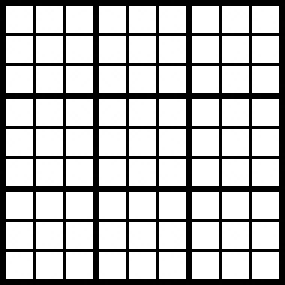
#> input picture pattern2.jpg, 95 x 95 px, found by its file name (shown 3 times larger)
$ python __main__.py
#> lines starting #> are read from the running program, lines starting #| are printed output that depends on the picture; after the words box and inside, x2 and y2 are one past the last pixel; in counts of white or black regions, pixels touching at a corner belong together
### Utils/tracker.py
from cv2 import bitwise_not
from cv2 import cvtColor
from cv2 import imread
from cv2 import resize
from numpy import float32
from skimage.metrics import structural_similarity as ssim

from cv2 import COLOR_BGR2GRAY
from cv2 import INTER_AREA

class Tracker:
  SSIM = .6
  def __init__(self,fn_pattern):
#> called with fn_pattern = './pattern2.jpg'
    self.pattern = cvtColor(imread(fn_pattern),COLOR_BGR2GRAY)
#> self.pattern: shape (95, 95); min 0, max 255, mean 185.3
    self.pattern_h = self.pattern.shape[0]
#> self.pattern_h = 95
    self.pattern_w = self.pattern.shape[1]
#> self.pattern_w = 95
    self.ssim_range = self.pattern.max()-self.pattern.min()
#> self.ssim_range = 255


    self.last_puzzle = None
    self.puzzle = None


  def compare(self,th_warp):
    #Compare thresholded warp with sudoku pattern
    #Return true if it match great
    cmp_warp = bitwise_not(th_warp)
    cmp_warp = resize(cmp_warp,(self.pattern_w,self.pattern_h),interpolation=INTER_AREA)
    score = ssim(cmp_warp,self.pattern,data_range = self.ssim_range)
    score = score * .5 + .5 #[-1;1] to [0;1]
    return score >= Tracker.SSIM


  # [5 lines left out: function get_cnts_points, not called in this run]

### Utils/display.py
import cv2 as cv
import numpy as np

class Display:
  RED = (0,0,255)
  GREEN = (0,255,0)
  BLUE = (255,0,0)
  def __init__(self,LOOP_DELAY=1,h=0,w=0):
    self.delay = LOOP_DELAY
    self.h = h
    self.w = w

  def show(self,**kwargs):
    for i,stack in enumerate(kwargs.values()):
      if not stack:
        continue
      cv.imshow(f"Stack {i}",np.hstack(stack))
    return cv.waitKey(self.delay) == ord('q') & 0xFF

  #Draw Sudoku UI
  # [10 lines left out: function draw, not called in this run]

  def build_sudoku_ui(self,pattern,H,W,result):
#> called with H = 500, W = 500
    step = H//9
    color = (255,125,0)
    ui = np.zeros((H,W),dtype=np.uint8)
    pattern = 255 - cv.resize(pattern,(H,W),cv.INTER_NEAREST )
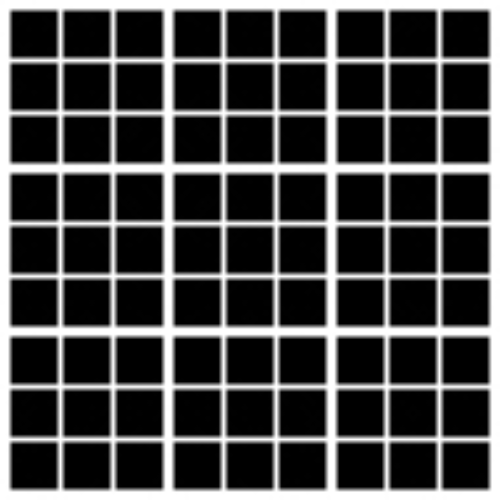
#> pattern: shape (500, 500); min 0, max 255, mean 69.7
    ui = cv.bitwise_or(ui,pattern)
    c = int(step/4)
    for j in range(9):
      for i in range(9):
        cv.putText(ui[step*j:step*(j+1),step*i:step*(i+1)],str(result[j][i]),(int(1.25*c),int(3.2*c)),cv.FONT_HERSHEY_SIMPLEX,1,(255,255,255),3,cv.LINE_AA)
    return ui

  #Draw KP matches
  # [59 lines left out: functions draw_matches, draw_homography, render_warp, not called in this run]

### Utils/extractor.py
#Global import
import math
#Functions
from cv2 import adaptiveThreshold, approxPolyDP, arcLength
from cv2 import bitwise_and, bitwise_not
from cv2 import calcHist, Canny, connectedComponentsWithStats, contourArea, convertScaleAbs, convexHull
from cv2 import countNonZero, cvtColor
from cv2 import drawContours
from cv2 import filter2D, findContours
from cv2 import GaussianBlur, getStructuringElement
from cv2 import morphologyEx
from cv2 import threshold

from imutils import perspective, grab_contours

from numpy import argsort, array
from numpy import median
from numpy import min as npmin
from numpy import ptp
from numpy import zeros
from numpy import newaxis

from time import time
from scipy.spatial import distance as dist

from skimage.segmentation import clear_border
#ATTR/Enum
from cv2 import ADAPTIVE_THRESH_GAUSSIAN_C
from cv2 import CHAIN_APPROX_SIMPLE, COLOR_BGR2GRAY
from cv2 import MORPH_GRADIENT, MORPH_RECT
from cv2 import RETR_EXTERNAL
from cv2 import THRESH_BINARY, THRESH_BINARY_INV, THRESH_OTSU
from numpy import uint8

import logging

class FeatureExtractor:
  MAX_CNTS = 1000
  def __init__(self):
    pass

  def auto_process(self,frame,blur = True):
    frame = cvtColor(frame,COLOR_BGR2GRAY)
    frame = self.auto_constrast(frame)
    if blur:
      frame = GaussianBlur(frame, (7, 7), 3)
    return frame

  def prepare_warp(self,warp):
    return self.auto_constrast(cvtColor(warp,COLOR_BGR2GRAY))

  def auto_constrast(self,frame):
    histSize = 256
    clipHistPercent = 1
    hist = calcHist([frame],[0],None,[256],[0,256])
    accumulator = []
    app = accumulator.append
    app(hist[0])
    for i in range(1,256):
        app(accumulator[i-1] + hist[i])
    maxVal = accumulator[-1]
    clipHistPercent = clipHistPercent * (maxVal / 100.0)
    clipHistPercent = clipHistPercent / 2.0
    minGray = 0
    while accumulator[minGray] < clipHistPercent:
        minGray = minGray + 1
    maxGray = 255
    while accumulator[maxGray] >= (maxVal - clipHistPercent):
        maxGray = maxGray - 1
    inputRange = maxGray - minGray
    if inputRange == 0:
      return frame
    alpha = 255 / inputRange
    beta = -minGray *alpha
    adjusted = convertScaleAbs(frame,alpha=alpha,beta=beta)

    return adjusted


  # [32 lines left out: functions ui, corner_points, not called in this run]

  def order_points(self,pts):
    return perspective.order_points(pts)
  ##TOP LEFT, TOP RIGHT,BOT RIGHT,BOT LEFT
  # def order_points(self,pts):
  #   # sort the points based on their x-coordinates
  #   xSorted = pts[argsort(pts[:, 0]), :]

  #   # grab the left-most and right-most points from the sorted
  #   # x-roodinate points
  #   leftMost = xSorted[:2, :]
  #   rightMost = xSorted[2:, :]

  #   # now, sort the left-most coordinates according to their
  #   # y-coordinates so we can grab the top-left and bottom-left
  #   # points, respectively
  #   leftMost = leftMost[argsort(leftMost[:, 1]), :]
  #   (tl, bl) = leftMost
  #   print(f"{tl=}")
  #   print(f"{bl=}")

  #   # now that we have the top-left coordinate, use it as an
  #   # anchor to calculate the Euclidean distance between the
  #   # top-left and right-most points; by the Pythagorean
  #   # theorem, the point with the largest distance will be
  #   # our bottom-right point

  #   ##WORKNG BETTER ON TRAPEZOIDAL QUAD
  #   # rightMost = rightMost[argsort(rightMost[:,1]),:]
  #   # (tr,br) = rightMost
  #   D = dist.cdist(tl[newaxis],rightMost,'euclidean')[0]
  #   (br,tr) = rightMost[argsort(D)[::-1],:]

  #   # return the coordinates in top-left, top-right,
  #   # bottom-right, and bottom-left order
  #   return array([tl, tr, br, bl], dtype="float32")

  ####Automatic canny edge detection
  # [51 lines left out: functions auto_canny, extract_cells, clear_cells, clear_cell, not called in this run]

  def threshold_cells(self,cells):
    return [clear_border(threshold(c,0,255,THRESH_BINARY_INV | THRESH_OTSU)[1]) for c in cells]

  def find_puzzle(self,frame):
    puzzle_cnt = None
    thresh = adaptiveThreshold(frame, 255, ADAPTIVE_THRESH_GAUSSIAN_C, THRESH_BINARY, 11, 2)
    thresh = bitwise_not(thresh)
    cnts = findContours(thresh.copy(), RETR_EXTERNAL, CHAIN_APPROX_SIMPLE)
    cnts = grab_contours(cnts)
    cnts = sorted(cnts, key=contourArea, reverse=True)
    cnts = cnts[:FeatureExtractor.MAX_CNTS] # Limit to a thousand cnts to make the functions stable

    for c in cnts:
      peri = arcLength(c, True)
      approx = approxPolyDP(c, .02 * peri, True)
      if len(approx) == 4:
        puzzle_cnt = approx
        break
    return puzzle_cnt, thresh

  def unwrap(self,frame,corners):
    warp = perspective.four_point_transform(frame,corners.reshape(4,2))
    return warp

### AR/KPExtractor.py
#Classes
from cv2 import ORB_create
from cv2 import BFMatcher
from cv2 import KeyPoint
from skimage.transform import FundamentalMatrixTransform
from skimage.transform import EssentialMatrixTransform
#Functions
from cv2 import goodFeaturesToTrack
from cv2 import findHomography
from cv2 import rectangle
from math import sqrt
from numpy import array
from numpy import concatenate, cross
from numpy import dot
from numpy import float32
from numpy import mat
from numpy import ones
from numpy import reshape
from numpy import stack,sum
from numpy import zeros
from numpy.linalg import det,inv,norm,svd
from skimage.measure import ransac
#Parameters
from cv2 import NORM_HAMMING
from cv2 import RANSAC
from numpy import uint8


class KPExtractor(object):
  def __init__(self,K,nfeatures=5000,norm=NORM_HAMMING,crosscheck=False):
    self.orb = ORB_create(nfeatures)
    self.bfm = BFMatcher(norm,crosscheck)
    self.orb_mask = None
    self.last = None
    self.K = K
    self.Kinv = inv(self.K)

    self.f_est_avg = []

  def normalize(self,pts):
    return dot(self.Kinv,self.add_ones(pts).T).T[:, 0:2]

  # [26 lines left out: functions denormalize, build_orb_mask, extractRt, not called in this run]

  # [x,y] to [x,y,1]
  def add_ones(self,x):
    return concatenate([x, ones((x.shape[0],1))],axis=1)

  # [105 lines left out: functions extract, homography, project_matrix, not called in this run]

### AR/__main__.py
import time
import cv2 as cv
import numpy as np

from skimage.metrics import structural_similarity as ssim
from Utils.display import Display
from Utils.extractor import FeatureExtractor
from Utils.tracker import Tracker
from .KPExtractor import KPExtractor


#Const
SSIM_TRESHOLD = .6
R_H,R_W = 288,288
CELL_SIZE = 28

W,H = 640,480
#FOCAL
F = 800
#INTRINSIC CAMERA MATRIX
K = np.array([[F,0,W//2],[0,F,H//2],[0,0,1]])

ex = FeatureExtractor()
di = Display()
fe = KPExtractor(K)

fn_pattern = "./pattern2.jpg"

tr = Tracker(fn_pattern)


result = [[0,8,0,0,0,7,0,0,9],\
    [1,0,0,0,0,0,6,0,0],\
    [0,0,0,3,0,0,0,8,0],\
    [0,0,2,0,3,0,0,0,7],\
    [0,0,0,2,1,4,0,0,0],\
    [5,0,0,0,9,0,4,0,0],\
    [0,5,0,0,0,3,0,0,0],\
    [0,0,4,0,0,0,0,0,3],\
    [6,0,0,1,0,0,0,2,0]]


ui = di.build_sudoku_ui(tr.pattern,500,500,result)
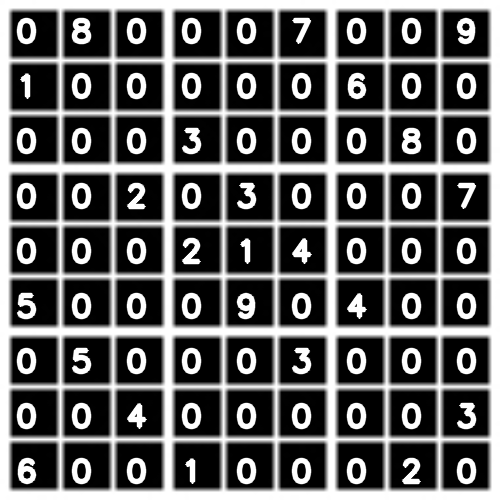
#> ui: shape (500, 500); 12.13% of pixels changed, all inside (x1, y1, x2, y2) = (16, 17, 477, 485)
ui_pts = np.float32([[0, 0], [ui.shape[1] - 1, 0], [ui.shape[1] - 1, ui.shape[0] - 1], [0, ui.shape[0] - 1] ]).reshape(-1, 1, 2)
#> ui_pts = [[0, 0], [499, 0], [499, 499], [0, 499]]


cap = cv.VideoCapture(0)
while True:
  s_loop = time.time()
  ret,orig = cap.read()
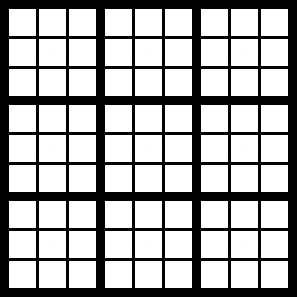
#> input picture pattern.jpg, 99 x 99 px, given in place of the camera (shown 3 times larger)
#> orig is the input picture: shape (99, 99, 3); min 0, max 255, mean 170.7
  if not ret:
    break

  #Process Frames
  frame = ex.auto_process(orig)
#> in auto_constrast, `hist = calcHist([frame],[0],None,[256],[0,256])`: hist = 256 values, max 6075 at index 255, min 0 at index 2, mean 38.29
#> in auto_process, `frame = GaussianBlur(frame, (7, 7), 3)`:
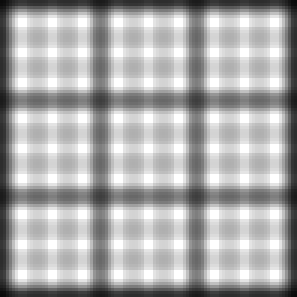
#> frame: shape (99, 99) (shown 3 times larger); min 11, max 255, mean 171.6
  gray = ex.auto_process(orig,blur=False)


  warp = None

  #Look for 4 squared cnt
  puzzle, thresh = ex.find_puzzle(frame)
#> in find_puzzle, `thresh = adaptiveThreshold(frame, 255, ADAPTIVE_THRESH_GAUSSIAN_C, THR..`:
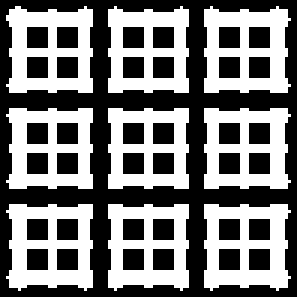
#> thresh: shape (99, 99) (shown 3 times larger); 47.4% white; 9 white regions, largest, box (x1, y1, x2, y2) and area: (2, 2, 31, 31) 538, (68, 2, 97, 31) 536, (2, 68, 31, 97) 536
#> in find_puzzle, `thresh = bitwise_not(thresh)`: thresh: shape (99, 99); 52.6% white; 9 black regions
#> in find_puzzle, `cnts = findContours(thresh.copy(), RETR_EXTERNAL, CHAIN_APPROX_SIMPLE)`: cnts = 1 contour; box (x1, y1, x2, y2) and area: (0, 0, 99, 99) 9604
#> in find_puzzle, `cnts = grab_contours(cnts)`: cnts = [[[0, 0], [0, 98], [98, 98], [98, 0]]]
#> the loop in find_puzzle, `for c in cnts:` made 1 pass
#> (peri, puzzle_cnt) on pass 1: (392, [[0, 0], [0, 98], [98, 98], [98, 0]])
#> puzzle = [[0, 0], [0, 98], [98, 98], [98, 0]]

  if puzzle is not None:

    #Unwrap it
    warp_orig = ex.unwrap(orig,puzzle)
    warp_thresh = ex.unwrap(thresh,puzzle)
#> in unwrap (call 2), `warp = perspective.four_point_transform(frame,corners.reshape(4,2))`:
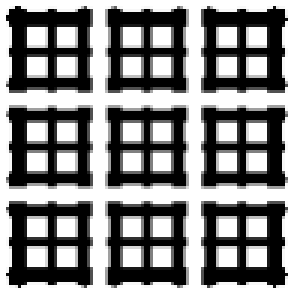
#> warp: shape (98, 98) (shown 3 times larger); min 0, max 255, mean 134.1
    warp = ex.unwrap(gray,puzzle)


    if tr.compare(warp_thresh):
#> in compare, `cmp_warp = resize(cmp_warp,(self.pattern_w,self.pattern_h),interpolati..`:
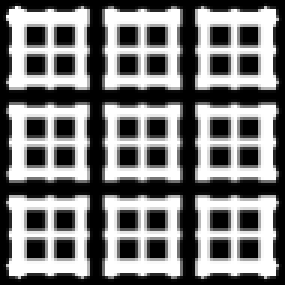
#> cmp_warp: shape (95, 95) (shown 3 times larger); min 0, max 255, mean 120.9
#> in compare, `score = ssim(cmp_warp,self.pattern,data_range = self.ssim_range)`: score = 0.242
#> in compare, `score = score * .5 + .5`: score = 0.621
      tr.puzzle = puzzle
#> tr.puzzle = [[0, 0], [0, 98], [98, 98], [98, 0]]

      if tr.last_puzzle is not None:
        #Grab Tracking data
        src_pts = tr.get_cnts_points(True)
        dst_pts = tr.get_cnts_points(False)
        src_pts = ex.order_points(src_pts.reshape((4,2))[::-1])
        dst_pts = ex.order_points(dst_pts.reshape((4,2))[::-1])

        #Build homography and reprojection matrix
        H,mask = cv.findHomography(src_pts,dst_pts,cv.RANSAC,5.0)
        matrix = fe.project_matrix(H)

        #Render
        orig = di.render_warp(orig,ui,matrix,ui_pts,src_pts,dst_pts)

      tr.last_puzzle = tr.puzzle
#> tr.last_puzzle = [[0, 0], [0, 98], [98, 98], [98, 0]]
  loop_time = time.time()-s_loop
  # print(f"Matches={len(matches)}\tAvg FPS : {1/loop_time}")
  if di.show(a=[orig]):
#> (key q is pressed here)
      break


cv.destroyAllWindows()
cap.release()
